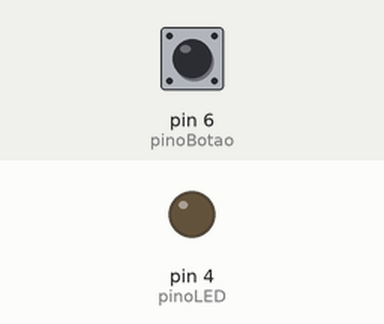
Simulated run of this sketch. Board: Arduino Uno, built with avr-gcc and run on an emulated ATmega328P. Shown: output pins drawn as LEDs (lit = HIGH). Dashed ring = blinking. The inputs (shaded band) are chosen by the test bench; at power-on: pin 6 (pinoBotao) LOW.

Above: at 1.2 s.
1.3 s: pin 6 (pinoBotao) pulled HIGH for 3.2 s
At 2.3 s:
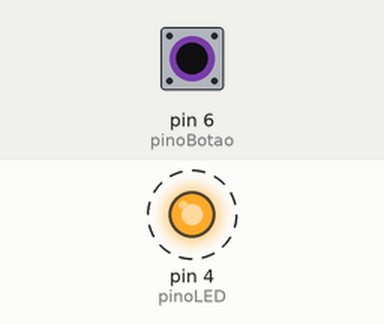
Timing chart, 0 to 7.0 s (numbered marks = the images above; inputs shaded):
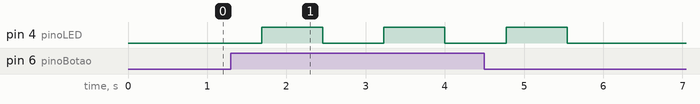

The sketch:

copy_of_ex_05.ino
```cpp
const int pinoLED = 4;
const int pinoBotao = 6;

void setup() {

  pinMode(pinoLED, OUTPUT);


  pinMode(pinoBotao, INPUT);
}

void loop() {
  // Verificando se o botão foi pressionado
  if (digitalRead(pinoBotao) == HIGH) {
    // Piscar o LED com intervalo variável (efeito de "respiração")
    for (int i = 0; i < 256; ++i) {
      analogWrite(pinoLED, i);  // Ajusta a intensidade luminosa do LED
      delay(3);  // Pequeno atraso para controlar a velocidade do efeito
    }

    for (int i = 255; i >= 0; --i) {
      analogWrite(pinoLED, i);
      delay(3);
    }
  }
}
```

Measured:
- after the input at 1.3 s, pin 4 (pinoLED): alternates HIGH for 0.77 s and LOW for 0.77 s, 6 changes in all, then stays LOW, starting after 0.39 s
